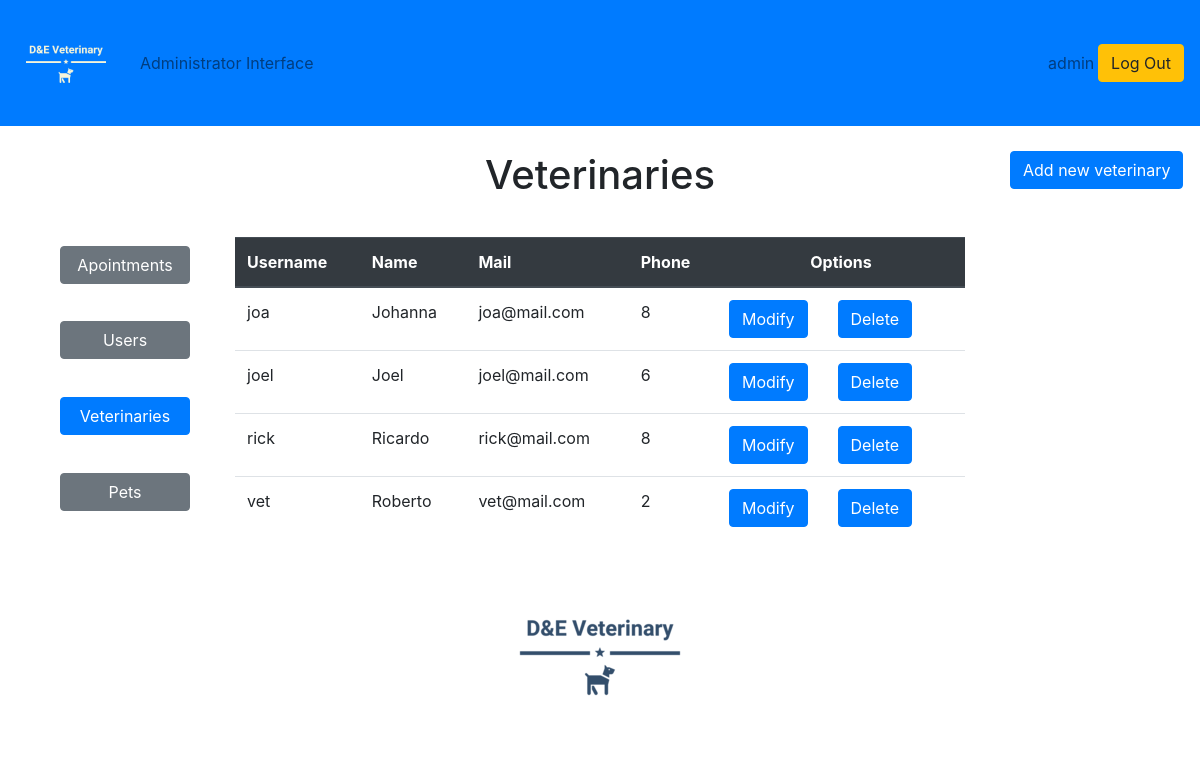
Screenshot of /adminvetsum (signed in) with the database file from the repository.
### appointments/models.py (models this page shows, shortened)
class Veterinary(models.Model):
    username = models.CharField(max_length=10)
    name = models.CharField(max_length=50)
    email = models.EmailField()
    password = models.CharField(max_length=20)
    telephone = models.PositiveIntegerField()

### appointments/views.py (the view)
# urls.py: path('adminvetsum', views.adminvetsum, name='adminvetsum'),
def adminvetsum(request):
    uname=request.session['username']
    vets=Veterinary.objects.all()
    if vets.count()>0:
        has_vets=True
    else:
        has_vets=False
    context = {
        'username': uname,
        'vets':vets,
        'has_vets':has_vets,
    }
    return render(request,'appointments/adminvetsum.html',context)

### appointments/templates/appointments/adminvetsum.html (shortened to what this page needs)
{% extends 'appointments/base.html' %}
{% load static %}
{% load widget_tweaks %}
{% load bootstrap4 %}
{% block admin_info %}
<li class="nav-item">
  <a class="nav-link" href="#">Administrator Interface</a>
</li>
{% endblock %}
{% block content %}
    <div class="container">
      <div class="row">
        <div class="col">
        <form action="{% url 'appointments:adminsum' %}" method="POST">
          <div class="col-md-12 text-center">
            <input class="btn btn-secondary btn-block" type="submit" value="Apointments">
          </div>
        </form>
        <form action="{% url 'appointments:adminusersum' %}" method="POST">
          <div class="col-md-12 text-center">
            <input class="btn btn-secondary btn-block" type="submit" value="Users">
          </div>
        </form>
        <form action="{% url 'appointments:adminvetsum' %}" method="POST">
          <div class="col-md-12 text-center">
            <input class="btn btn-primary btn-block" type="submit" value="Veterinaries">
          </div>
        </form>
        <form action="{% url 'appointments:adminpetsum' %}" method="POST">
          <div class="col-md-12 text-center">
            <input class="btn btn-secondary btn-block" type="submit" value="Pets">
          </div>
        </form>
        </div>
        <div class="col-8">
          <h1 style="text-align: center;">Veterinaries</h1>
          {% if has_vets%}
            <table class="table">
              <thead class="thead-dark">
                <tr>
                    <th scope="col">Username</th>
                    <th scope="col">Name</th>
                    <th scope="col">Mail</th>
                    <th scope="col">Phone</th>
                    <th scope="col" class="text-center">Options</th>
                  </tr>
                </thead>
                <tbody>
                  {% for vet in vets%}
                  <tr>
                    <td>{{vet.username}}</td>
                    <td>{{vet.name}}</td>
                    <td>{{vet.email}}</td>
                    <td>{{vet.telephone}}</td>
                  <td>
                    <div class="row">
                      <form action="{% url 'appointments:adminmodadmin' vet.id %}" method="POST">
                        <div class="col-md-12 text-center">
                          <input class="btn btn-primary" type="submit" value="Modify">
                        </div>
                      </form>
                      <form action="{% url 'appointments:admindeladmin' vet.id %}" method="POST">
                        <div class="col-md-12 text-center">
                          <input class="btn btn-primary" type="submit" value="Delete">
                        </div>
                      </form>
                    </div>
                  </td>
                </tr>
                {% endfor %}
              </tbody>
            </table>
          {% else %}
          <p style="margin-bottom:1cm;"></p>
          <h4 style="text-align: center;">There are no registered appointments</h4>
          {% endif%}
        </div>
        <div class="col-2">
          <form action="{% url 'appointments:adminadminreg' %}" method="POST">
            <div class="col-md-12 text-center">
              <input class="btn btn-primary" type="submit" value="Add new veterinary">
            </div>
          </form>
        </div>
      </div>
    </div>
{% endblock %}
{% block footer %}
<div class="container text-center">
  <img class="img-rounded" src="{% static 'images/logot.png' %}" alt="Card image cap">
</div>
{% endblock %}

### rows the page displays
Veterinary: username "joa", name "Johanna", email "joa@mail.com", telephone "8"
Veterinary: username "joel", name "Joel", email "joel@mail.com", telephone "6"
Veterinary: username "rick", name "Ricardo", email "rick@mail.com", telephone "8"
Veterinary: username "vet", name "Roberto", email "vet@mail.com", telephone "2"

### other values shown
{{ username }} "admin"
